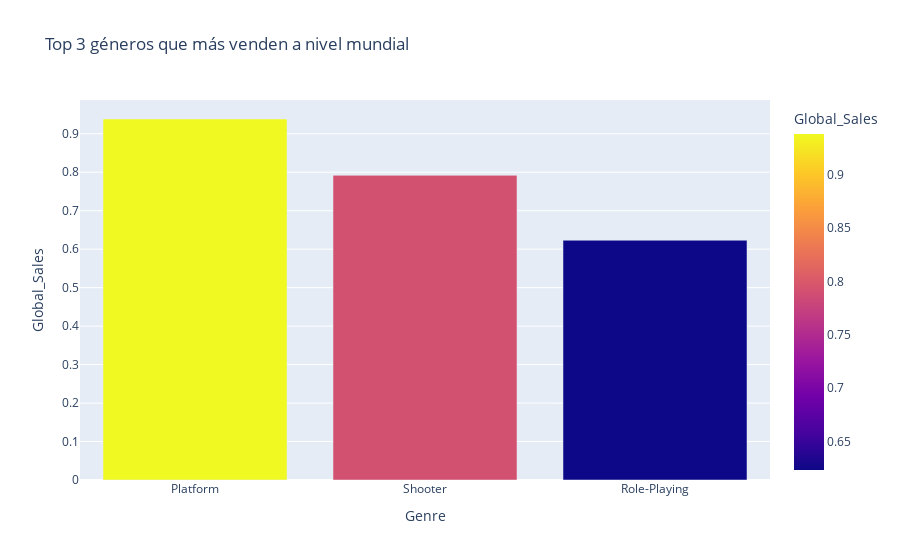

Notebook code for this chart:
### Markdown cell above
### 1. ¿Cuáles son los 3 géneros que más venden a nivel mundial?

### Code cell
df_generos_ventas = df[['Genre', 'Global_Sales']]
print(df_generos_ventas.head())

df_generos_promedio_ventas = df_generos_ventas.groupby(['Genre']).mean()
df_top_3_generos_ventas_globales = df_generos_promedio_ventas.sort_values(by='Global_Sales', ascending=False).head(3)
print("RESPUESTA", df_top_3_generos_ventas_globales)

fig = px.bar(df_top_3_generos_ventas_globales, x=df_top_3_generos_ventas_globales.index, y='Global_Sales', color='Global_Sales', title='Top 3 géneros que más venden a nivel mundial')
fig.show()

### Figure 1 — Plotly figure (JSON) as saved in the notebook; plotly's stock layout.template omitted (floating-point values rounded to 4 significant figures)
{"data": [{"alignmentgroup": "True", "hovertemplate": "Genre=%{x}<br>Global_Sales=%{marker.color}<extra></extra>", "legendgroup": "", "marker": {"color": [0.9383, 0.7919, 0.6232], "coloraxis": "coloraxis"}, "name": "", "offsetgroup": "", "orientation": "v", "showlegend": false, "textposition": "auto", "type": "bar", "x": ["Platform", "Shooter", "Role-Playing"], "xaxis": "x", "y": [0.9383, 0.7919, 0.6232], "yaxis": "y"}], "layout": {"barmode": "relative", "coloraxis": {"colorbar": {"title": {"text": "Global_Sales"}}, "colorscale": [[0, "#0d0887"], [0.1111, "#46039f"], [0.2222, "#7201a8"], [0.3333, "#9c179e"], [0.4444, "#bd3786"], [0.5556, "#d8576b"], [0.6667, "#ed7953"], [0.7778, "#fb9f3a"], [0.8889, "#fdca26"], [1, "#f0f921"]]}, "legend": {"tracegroupgap": 0}, "title": {"text": "Top 3 géneros que más venden a nivel mundial"}, "xaxis": {"anchor": "y", "domain": [0, 1], "title": {"text": "Genre"}}, "yaxis": {"anchor": "x", "domain": [0, 1], "title": {"text": "Global_Sales"}}}}
